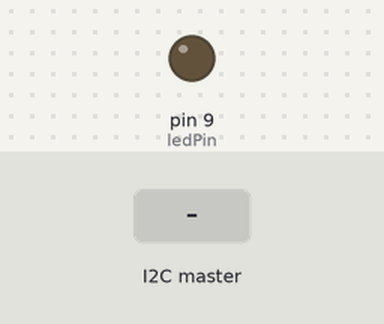
Bench run of a sketch on a simulated Arduino Uno, built with avr-gcc and run on an emulated ATmega328P. On the bench: output pins drawn as LEDs (lit = HIGH). Inputs (shaded band) come from the test bench.

Above: at 1.2 s.
1.3 s: the I2C master sends "l"
At 2.6 s:
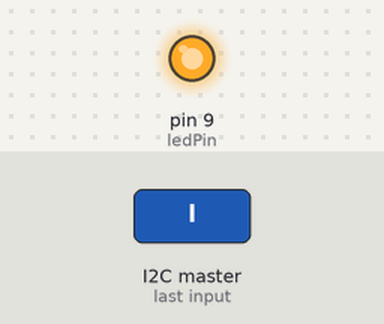
Timing chart, 0 to 4.3 s (numbered marks = the images above; inputs shaded):
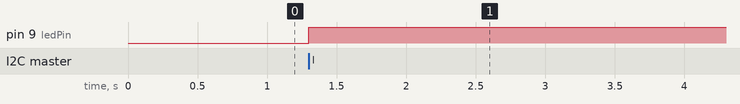

Measured:
- after the input at 1.3 s, pin 9 (ledPin): LOW → HIGH at once

The sketch:

smbus.ino
```cpp
#include <Wire.h>

int SLAVE_ADDRESS = 0x04;
int ledPin = 9;
int analogPin = A0;

boolean ledOn = false;

void setup()
{
  pinMode(ledPin, OUTPUT);
  Wire.begin(SLAVE_ADDRESS);
  Wire.onReceive(processMessage);
  Wire.onRequest(sendAnalogReading);
}

void loop()
{
}

void processMessage(int n)
{
  char ch = Wire.read();
  if (ch == 'l')
  {
    toggleLED();
  }
}

void toggleLED()
{
  ledOn = ! ledOn;
  digitalWrite(ledPin, ledOn);
}

void sendAnalogReading()
{
  int reading = analogRead(analogPin);
  Wire.write(reading >> 2);
}
```
